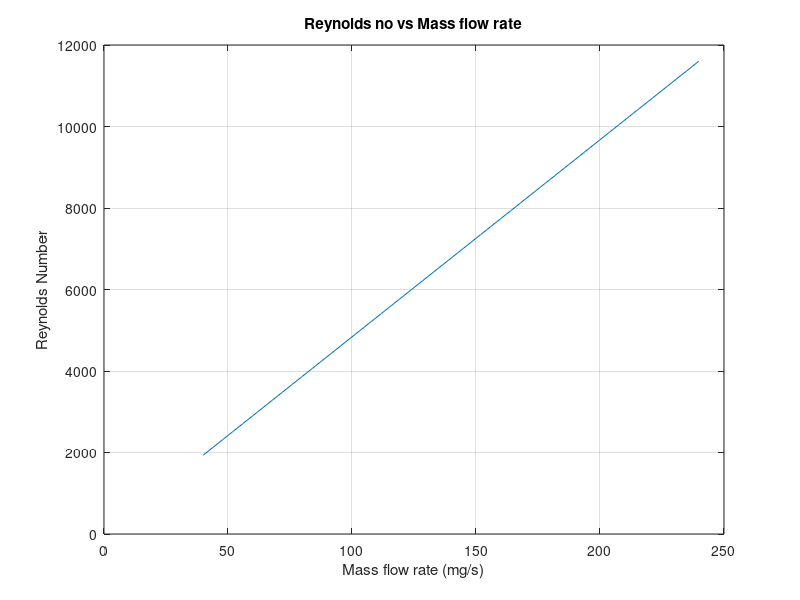

The MATLAB source for this figure:
clear;
At=pi*(0.23/1000)^2;
Ae=pi*(2.25/1000)^2;
P0=0.9e+5;
% TC=0:5:50;
% T0=273+TC;
Ti=273+20;
gamma=1.13;
R=188;
cp=1630;
k=0.017;
mu=0.00829/1000; %dyanmic viscosity at 30degC
g=9.81;
D=0.003175;

mdotc=At.*P0.*((gamma./(R.*300)).*(2./(gamma+1)).^((gamma+1)./(gamma-1))).^0.5;
mdot=(1:0.1:6).*mdotc;
Re=4.*mdot./(pi*D*mu);


Qdot=6;
T0=Ti+Qdot./(mdot.*cp)
%Qdot=mdot.*cp.*(T0-Ti);

Ma=4.338;
%mdot=6*At*P0*((gamma/(R*T0))^0.5)*((gamma+1)/2)^((gamma+1)*0.5/(1-gamma));
%mdotc=At*P0*((gamma/(R*T0))*(2/(gamma+1))^((gamma+1)/(gamma-1)))^0.5;

Pe=P0*(1+(gamma-1)/2*Ma^2)^(gamma/(1-gamma));
Te=T0.*(1+(gamma-1)/2*Ma^2)^(-1);
ve=Ma.*(gamma.*R.*Te).^0.5;
Th=mdotc.*ve+Pe*Ae;
Isp=Th./(mdotc.*g);


% Dmin=(mdot/(148.842))^0.5;
% D=0.003175;
% Dc=0.025;
% Pr=mu*cp/k;
% Re=4*mdot/(pi*D*mu);
% %Nu=0.023*(Re^0.85)*(Pr^0.4)*(D/Dc)^0.1;
% 
% f=0.316*(1/Re)^0.25;
% Nu=(f/8)*(Re-1000)*Pr/(1+12.7*(f/8)^0.5*(Pr^(2/3)-1));
% h=Nu*k/D;
% 
% q=Qdot*0.5;
% Tf=450;
% Tw=1.1*Tf;
% L=q/(pi*D*h*(Tw-Tf));

% %figure;
% plot(mdot.*1000000,Isp);
% grid on;
% title("Isp achieved vs Mass flow rate for T_i = 273 K");
% xlabel('Mass flow rate (mg/s)');
% ylabel('Isp (s)');  
% legend("P = 2 W","P = 4 W","P = 6 W","P = 8 W","P = 10 W");
% hold on;

% %figure;
% plot(mdot.*1000000,Isp);
% grid on;
% title("Isp achieved vs Mass flow rate for W = 6 W");
% xlabel('Mass flow rate (mg/s)');
% ylabel('Isp (s)');  
% legend("T_i=-30^oC","T_i=-20^oC","T_i=-10^oC","T_i=0^oC","T_i=10^oC","T_i=20^oC");
% hold on;


figure;
plot(mdot.*1000000,Re);
text(1.101990970211485e+04, 2.278065345137164e-04, '\downarrow Re_Critical')
grid on;
title("Reynolds no vs Mass flow rate");
xlabel('Mass flow rate (mg/s)');
ylabel('Reynolds Number');  
hold on;